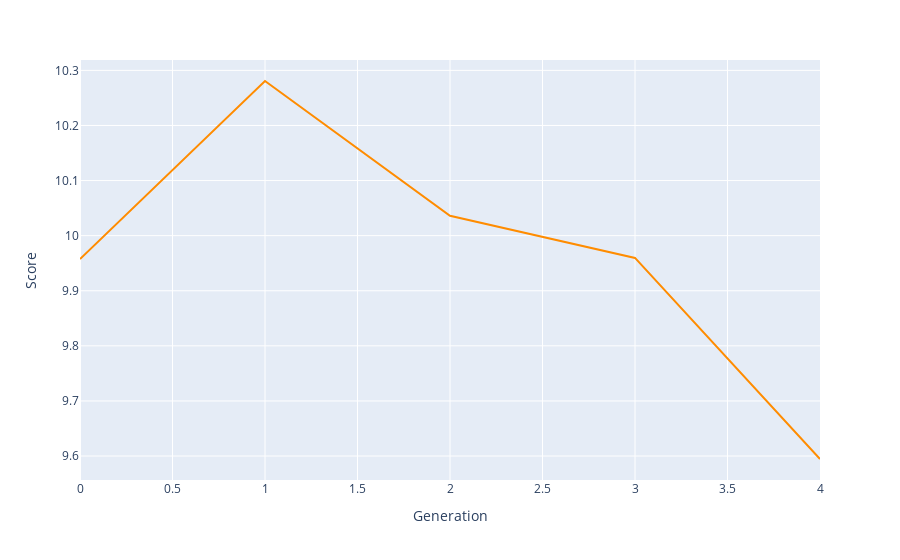

This figure's notebook cell:
### Code cell
bestRankDF = pd.DataFrame(bestRank, columns=['Score', 'Schedule'])
bestRank
bestRankDF['Generation'] = bestRankDF.index.values
fig = px.line(bestRankDF, x='Generation', y='Score', hover_data=['Schedule'])
fig.update_traces(line_color='DarkOrange')
fig.show()

### Figure 1 — Plotly figure (JSON) as saved in the notebook; plotly's stock layout.template omitted (floating-point values rounded to 4 significant figures; data arrays with more than 128 entries replaced by an {"elided": "..."} marker saying what was removed)
{"data": [{"customdata": {"elided": "5x1x48 int values"}, "hovertemplate": "Generation=%{x}<br>Score=%{y}<br>Schedule=%{customdata[0]}<extra></extra>", "legendgroup": "", "line": {"color": "DarkOrange", "dash": "solid"}, "marker": {"symbol": "circle"}, "mode": "lines", "name": "", "orientation": "v", "showlegend": false, "type": "scatter", "x": [0, 1, 2, 3, 4], "xaxis": "x", "y": [9.958, 10.28, 10.04, 9.96, 9.595], "yaxis": "y"}], "layout": {"legend": {"tracegroupgap": 0}, "margin": {"t": 60}, "xaxis": {"anchor": "y", "domain": [0, 1], "title": {"text": "Generation"}}, "yaxis": {"anchor": "x", "domain": [0, 1], "title": {"text": "Score"}}}}
